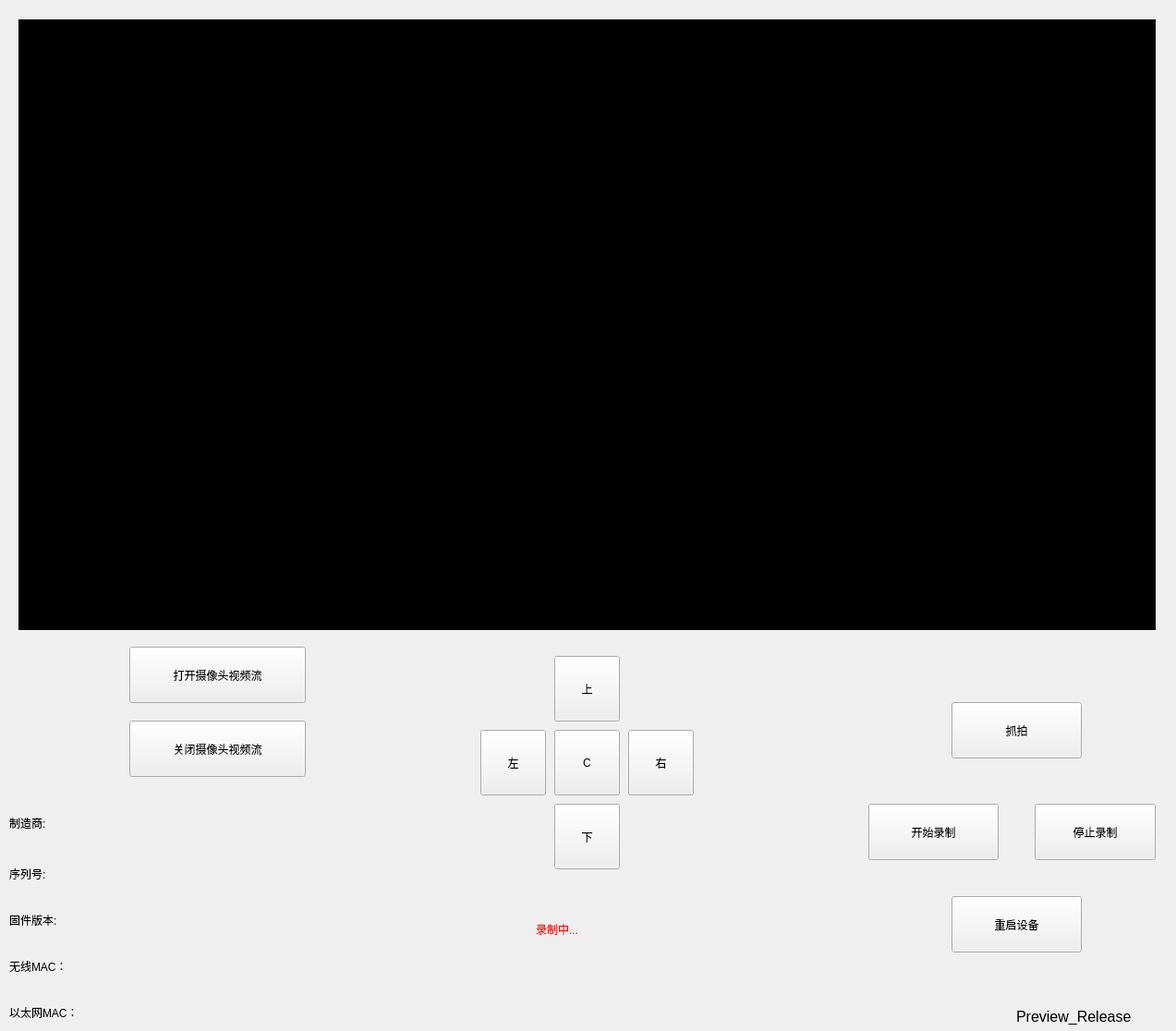
<?xml version="1.0" encoding="UTF-8"?>
<ui version="4.0">
 <class>Form</class>
 <widget class="QWidget" name="Form">
  <property name="geometry">
   <rect>
    <x>0</x>
    <y>0</y>
    <width>1273</width>
    <height>1116</height>
   </rect>
  </property>
  <property name="sizePolicy">
   <sizepolicy hsizetype="Fixed" vsizetype="Fixed">
    <horstretch>0</horstretch>
    <verstretch>0</verstretch>
   </sizepolicy>
  </property>
  <property name="minimumSize">
   <size>
    <width>1273</width>
    <height>1116</height>
   </size>
  </property>
  <property name="maximumSize">
   <size>
    <width>1273</width>
    <height>1116</height>
   </size>
  </property>
  <property name="windowTitle">
   <string>监控调用系统</string>
  </property>
  <property name="windowIcon">
   <iconset>
    <normaloff>C:/Users/Administrator/.designer/backup/Lanter.ico</normaloff>
    <normalon>Lanter.ico</normalon>C:/Users/Administrator/.designer/backup/Lanter.ico</iconset>
  </property>
  <widget class="QLabel" name="label">
   <property name="geometry">
    <rect>
     <x>20</x>
     <y>21</y>
     <width>1231</width>
     <height>661</height>
    </rect>
   </property>
   <property name="styleSheet">
    <string notr="true">background-color: rgb(0, 0, 0);</string>
   </property>
   <property name="text">
    <string/>
   </property>
  </widget>
  <widget class="QPushButton" name="pushButton">
   <property name="geometry">
    <rect>
     <x>140</x>
     <y>700</y>
     <width>191</width>
     <height>61</height>
    </rect>
   </property>
   <property name="styleSheet">
    <string notr="true">font: 16pt &quot;黑体&quot;;</string>
   </property>
   <property name="text">
    <string>打开摄像头视频流</string>
   </property>
  </widget>
  <widget class="QPushButton" name="pushButton_2">
   <property name="geometry">
    <rect>
     <x>140</x>
     <y>780</y>
     <width>191</width>
     <height>61</height>
    </rect>
   </property>
   <property name="styleSheet">
    <string notr="true">font: 16pt &quot;黑体&quot;;</string>
   </property>
   <property name="text">
    <string>关闭摄像头视频流</string>
   </property>
  </widget>
  <widget class="QLabel" name="label_2">
   <property name="geometry">
    <rect>
     <x>1100</x>
     <y>1080</y>
     <width>171</width>
     <height>41</height>
    </rect>
   </property>
   <property name="styleSheet">
    <string notr="true">font: 18pt &quot;黑体&quot;;</string>
   </property>
   <property name="text">
    <string>&lt;html&gt;&lt;head/&gt;&lt;body&gt;&lt;p&gt;&lt;span style=&quot; font-size:12pt;&quot;&gt;Preview_Release&lt;/span&gt;&lt;/p&gt;&lt;/body&gt;&lt;/html&gt;</string>
   </property>
  </widget>
  <widget class="QPushButton" name="pushButton_3">
   <property name="geometry">
    <rect>
     <x>600</x>
     <y>710</y>
     <width>71</width>
     <height>71</height>
    </rect>
   </property>
   <property name="styleSheet">
    <string notr="true">font: 16pt &quot;黑体&quot;;</string>
   </property>
   <property name="text">
    <string>上</string>
   </property>
  </widget>
  <widget class="QPushButton" name="pushButton_4">
   <property name="geometry">
    <rect>
     <x>520</x>
     <y>790</y>
     <width>71</width>
     <height>71</height>
    </rect>
   </property>
   <property name="styleSheet">
    <string notr="true">font: 16pt &quot;黑体&quot;;</string>
   </property>
   <property name="text">
    <string>左</string>
   </property>
  </widget>
  <widget class="QPushButton" name="pushButton_5">
   <property name="geometry">
    <rect>
     <x>680</x>
     <y>790</y>
     <width>71</width>
     <height>71</height>
    </rect>
   </property>
   <property name="styleSheet">
    <string notr="true">font: 16pt &quot;黑体&quot;;</string>
   </property>
   <property name="text">
    <string>右</string>
   </property>
  </widget>
  <widget class="QPushButton" name="pushButton_6">
   <property name="geometry">
    <rect>
     <x>600</x>
     <y>870</y>
     <width>71</width>
     <height>71</height>
    </rect>
   </property>
   <property name="styleSheet">
    <string notr="true">font: 16pt &quot;黑体&quot;;</string>
   </property>
   <property name="text">
    <string>下</string>
   </property>
  </widget>
  <widget class="QPushButton" name="pushButton_7">
   <property name="geometry">
    <rect>
     <x>1030</x>
     <y>760</y>
     <width>141</width>
     <height>61</height>
    </rect>
   </property>
   <property name="styleSheet">
    <string notr="true">font: 16pt &quot;黑体&quot;;</string>
   </property>
   <property name="text">
    <string>抓拍</string>
   </property>
  </widget>
  <widget class="QPushButton" name="pushButton_8">
   <property name="geometry">
    <rect>
     <x>940</x>
     <y>870</y>
     <width>141</width>
     <height>61</height>
    </rect>
   </property>
   <property name="styleSheet">
    <string notr="true">font: 16pt &quot;黑体&quot;;</string>
   </property>
   <property name="text">
    <string>开始录制</string>
   </property>
  </widget>
  <widget class="QLabel" name="label_3">
   <property name="geometry">
    <rect>
     <x>10</x>
     <y>880</y>
     <width>71</width>
     <height>21</height>
    </rect>
   </property>
   <property name="styleSheet">
    <string notr="true">font: 16pt &quot;黑体&quot;;</string>
   </property>
   <property name="text">
    <string>制造商:</string>
   </property>
  </widget>
  <widget class="QLabel" name="label_4">
   <property name="geometry">
    <rect>
     <x>90</x>
     <y>870</y>
     <width>221</width>
     <height>41</height>
    </rect>
   </property>
   <property name="styleSheet">
    <string notr="true">font: 16pt &quot;黑体&quot;;</string>
   </property>
   <property name="text">
    <string/>
   </property>
  </widget>
  <widget class="QLabel" name="label_5">
   <property name="geometry">
    <rect>
     <x>10</x>
     <y>930</y>
     <width>71</width>
     <height>31</height>
    </rect>
   </property>
   <property name="styleSheet">
    <string notr="true">font: 16pt &quot;黑体&quot;;</string>
   </property>
   <property name="text">
    <string>序列号:</string>
   </property>
  </widget>
  <widget class="QLabel" name="label_6">
   <property name="geometry">
    <rect>
     <x>90</x>
     <y>930</y>
     <width>251</width>
     <height>31</height>
    </rect>
   </property>
   <property name="styleSheet">
    <string notr="true">font: 16pt &quot;黑体&quot;;</string>
   </property>
   <property name="text">
    <string/>
   </property>
  </widget>
  <widget class="QLabel" name="label_7">
   <property name="geometry">
    <rect>
     <x>10</x>
     <y>980</y>
     <width>91</width>
     <height>31</height>
    </rect>
   </property>
   <property name="styleSheet">
    <string notr="true">font: 16pt &quot;黑体&quot;;</string>
   </property>
   <property name="text">
    <string>固件版本:</string>
   </property>
  </widget>
  <widget class="QLabel" name="label_8">
   <property name="geometry">
    <rect>
     <x>120</x>
     <y>980</y>
     <width>171</width>
     <height>31</height>
    </rect>
   </property>
   <property name="styleSheet">
    <string notr="true">font: 16pt &quot;黑体&quot;;</string>
   </property>
   <property name="text">
    <string/>
   </property>
  </widget>
  <widget class="QLabel" name="label_9">
   <property name="geometry">
    <rect>
     <x>10</x>
     <y>1030</y>
     <width>101</width>
     <height>31</height>
    </rect>
   </property>
   <property name="styleSheet">
    <string notr="true">font: 16pt &quot;黑体&quot;;</string>
   </property>
   <property name="text">
    <string>无线MAC：</string>
   </property>
  </widget>
  <widget class="QLabel" name="label_10">
   <property name="geometry">
    <rect>
     <x>120</x>
     <y>1030</y>
     <width>261</width>
     <height>31</height>
    </rect>
   </property>
   <property name="styleSheet">
    <string notr="true">font: 16pt &quot;黑体&quot;;</string>
   </property>
   <property name="text">
    <string/>
   </property>
  </widget>
  <widget class="QLabel" name="label_11">
   <property name="geometry">
    <rect>
     <x>10</x>
     <y>1080</y>
     <width>131</width>
     <height>31</height>
    </rect>
   </property>
   <property name="styleSheet">
    <string notr="true">font: 16pt &quot;黑体&quot;;</string>
   </property>
   <property name="text">
    <string>以太网MAC：</string>
   </property>
  </widget>
  <widget class="QLabel" name="label_12">
   <property name="geometry">
    <rect>
     <x>150</x>
     <y>1080</y>
     <width>271</width>
     <height>31</height>
    </rect>
   </property>
   <property name="styleSheet">
    <string notr="true">font: 16pt &quot;黑体&quot;;</string>
   </property>
   <property name="text">
    <string/>
   </property>
  </widget>
  <widget class="QPushButton" name="pushButton_9">
   <property name="geometry">
    <rect>
     <x>600</x>
     <y>790</y>
     <width>71</width>
     <height>71</height>
    </rect>
   </property>
   <property name="styleSheet">
    <string notr="true">font: 16pt &quot;黑体&quot;;</string>
   </property>
   <property name="text">
    <string>C</string>
   </property>
  </widget>
  <widget class="QPushButton" name="pushButton_12">
   <property name="geometry">
    <rect>
     <x>1030</x>
     <y>970</y>
     <width>141</width>
     <height>61</height>
    </rect>
   </property>
   <property name="styleSheet">
    <string notr="true">font: 16pt &quot;黑体&quot;;</string>
   </property>
   <property name="text">
    <string>重启设备</string>
   </property>
  </widget>
  <widget class="QPushButton" name="pushButton_10">
   <property name="geometry">
    <rect>
     <x>1120</x>
     <y>870</y>
     <width>131</width>
     <height>61</height>
    </rect>
   </property>
   <property name="styleSheet">
    <string notr="true">font: 16pt &quot;黑体&quot;;</string>
   </property>
   <property name="text">
    <string>停止录制</string>
   </property>
  </widget>
  <widget class="QLabel" name="label_13">
   <property name="geometry">
    <rect>
     <x>580</x>
     <y>980</y>
     <width>131</width>
     <height>51</height>
    </rect>
   </property>
   <property name="styleSheet">
    <string notr="true">font: 26pt &quot;微软雅黑&quot;;
color: rgb(255, 0, 0);</string>
   </property>
   <property name="text">
    <string>录制中...</string>
   </property>
  </widget>
 </widget>
 <resources/>
 <connections/>
</ui>
